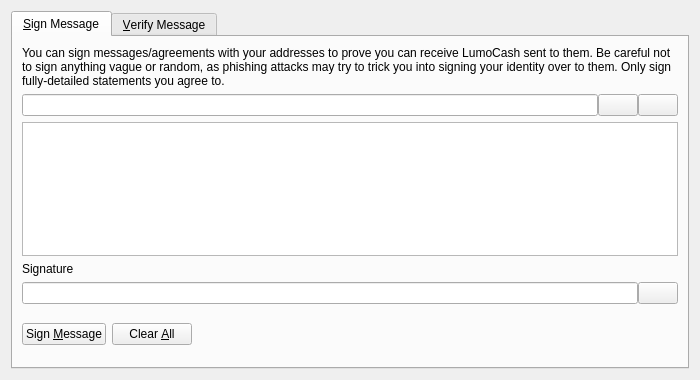
<?xml version="1.0" encoding="UTF-8"?>
<ui version="4.0">
 <class>SignVerifyMessageDialog</class>
 <widget class="QDialog" name="SignVerifyMessageDialog">
  <property name="geometry">
   <rect>
    <x>0</x>
    <y>0</y>
    <width>700</width>
    <height>380</height>
   </rect>
  </property>
  <property name="windowTitle">
   <string>Signatures - Sign / Verify a Message</string>
  </property>
  <property name="modal">
   <bool>true</bool>
  </property>
  <layout class="QVBoxLayout" name="verticalLayout">
   <item>
    <widget class="QTabWidget" name="tabWidget">
     <property name="currentIndex">
      <number>0</number>
     </property>
     <widget class="QWidget" name="tabSignMessage">
      <attribute name="title">
       <string>&amp;Sign Message</string>
      </attribute>
      <layout class="QVBoxLayout" name="verticalLayout_SM">
       <item>
        <widget class="QLabel" name="infoLabel_SM">
         <property name="text">
          <string>You can sign messages/agreements with your addresses to prove you can receive LumoCash sent to them. Be careful not to sign anything vague or random, as phishing attacks may try to trick you into signing your identity over to them. Only sign fully-detailed statements you agree to.</string>
         </property>
         <property name="textFormat">
          <enum>Qt::PlainText</enum>
         </property>
         <property name="wordWrap">
          <bool>true</bool>
         </property>
        </widget>
       </item>
       <item>
        <layout class="QHBoxLayout" name="horizontalLayout_1_SM">
         <property name="spacing">
          <number>0</number>
         </property>
         <item>
          <widget class="QValidatedLineEdit" name="addressIn_SM">
           <property name="toolTip">
            <string>The LumoCash address to sign the message with</string>
           </property>
          </widget>
         </item>
         <item>
          <widget class="QPushButton" name="addressBookButton_SM">
           <property name="toolTip">
            <string>Choose previously used address</string>
           </property>
           <property name="text">
            <string/>
           </property>
           <property name="shortcut">
            <string>Alt+A</string>
           </property>
           <property name="autoDefault">
            <bool>false</bool>
           </property>
          </widget>
         </item>
         <item>
          <widget class="QPushButton" name="pasteButton_SM">
           <property name="toolTip">
            <string>Paste address from clipboard</string>
           </property>
           <property name="text">
            <string/>
           </property>
           <property name="shortcut">
            <string>Alt+P</string>
           </property>
           <property name="autoDefault">
            <bool>false</bool>
           </property>
          </widget>
         </item>
        </layout>
       </item>
       <item>
        <widget class="QPlainTextEdit" name="messageIn_SM">
         <property name="toolTip">
          <string>Enter the message you want to sign here</string>
         </property>
        </widget>
       </item>
       <item>
        <widget class="QLabel" name="signatureLabel_SM">
         <property name="text">
          <string>Signature</string>
         </property>
         <property name="textFormat">
          <enum>Qt::PlainText</enum>
         </property>
        </widget>
       </item>
       <item>
        <layout class="QHBoxLayout" name="horizontalLayout_2_SM">
         <property name="spacing">
          <number>0</number>
         </property>
         <item>
          <widget class="QLineEdit" name="signatureOut_SM">
           <property name="font">
            <font>
             <italic>true</italic>
            </font>
           </property>
           <property name="readOnly">
            <bool>true</bool>
           </property>
          </widget>
         </item>
         <item>
          <widget class="QPushButton" name="copySignatureButton_SM">
           <property name="toolTip">
            <string>Copy the current signature to the system clipboard</string>
           </property>
           <property name="text">
            <string/>
           </property>
           <property name="autoDefault">
            <bool>false</bool>
           </property>
          </widget>
         </item>
        </layout>
       </item>
       <item>
        <layout class="QHBoxLayout" name="horizontalLayout_3_SM">
         <item>
          <widget class="QPushButton" name="signMessageButton_SM">
           <property name="toolTip">
            <string>Sign the message to prove you own this LumoCash address</string>
           </property>
           <property name="text">
            <string>Sign &amp;Message</string>
           </property>
           <property name="autoDefault">
            <bool>false</bool>
           </property>
          </widget>
         </item>
         <item>
          <widget class="QPushButton" name="clearButton_SM">
           <property name="toolTip">
            <string>Reset all sign message fields</string>
           </property>
           <property name="text">
            <string>Clear &amp;All</string>
           </property>
           <property name="autoDefault">
            <bool>false</bool>
           </property>
          </widget>
         </item>
         <item>
          <spacer name="horizontalSpacer_1_SM">
           <property name="orientation">
            <enum>Qt::Horizontal</enum>
           </property>
           <property name="sizeHint" stdset="0">
            <size>
             <width>40</width>
             <height>48</height>
            </size>
           </property>
          </spacer>
         </item>
         <item>
          <widget class="QLabel" name="statusLabel_SM">
           <property name="font">
            <font>
             <weight>75</weight>
             <bold>true</bold>
            </font>
           </property>
           <property name="text">
            <string/>
           </property>
           <property name="wordWrap">
            <bool>true</bool>
           </property>
          </widget>
         </item>
         <item>
          <spacer name="horizontalSpacer_2_SM">
           <property name="orientation">
            <enum>Qt::Horizontal</enum>
           </property>
           <property name="sizeHint" stdset="0">
            <size>
             <width>40</width>
             <height>48</height>
            </size>
           </property>
          </spacer>
         </item>
        </layout>
       </item>
      </layout>
     </widget>
     <widget class="QWidget" name="tabVerifyMessage">
      <attribute name="title">
       <string>&amp;Verify Message</string>
      </attribute>
      <layout class="QVBoxLayout" name="verticalLayout_VM">
       <item>
        <widget class="QLabel" name="infoLabel_VM">
         <property name="text">
          <string>Enter the receiver's address, message (ensure you copy line breaks, spaces, tabs, etc. exactly) and signature below to verify the message. Be careful not to read more into the signature than what is in the signed message itself, to avoid being tricked by a man-in-the-middle attack. Note that this only proves the signing party receives with the address, it cannot prove sendership of any transaction!</string>
         </property>
         <property name="textFormat">
          <enum>Qt::PlainText</enum>
         </property>
         <property name="alignment">
          <set>Qt::AlignLeading|Qt::AlignLeft|Qt::AlignTop</set>
         </property>
         <property name="wordWrap">
          <bool>true</bool>
         </property>
        </widget>
       </item>
       <item>
        <layout class="QHBoxLayout" name="horizontalLayout_1_VM">
         <property name="spacing">
          <number>0</number>
         </property>
         <item>
          <widget class="QValidatedLineEdit" name="addressIn_VM">
           <property name="toolTip">
            <string>The LumoCash address the message was signed with</string>
           </property>
          </widget>
         </item>
         <item>
          <widget class="QPushButton" name="addressBookButton_VM">
           <property name="toolTip">
            <string>Choose previously used address</string>
           </property>
           <property name="text">
            <string/>
           </property>
           <property name="shortcut">
            <string>Alt+A</string>
           </property>
           <property name="autoDefault">
            <bool>false</bool>
           </property>
          </widget>
         </item>
        </layout>
       </item>
       <item>
        <widget class="QPlainTextEdit" name="messageIn_VM"/>
       </item>
       <item>
        <widget class="QValidatedLineEdit" name="signatureIn_VM"/>
       </item>
       <item>
        <layout class="QHBoxLayout" name="horizontalLayout_2_VM">
         <item>
          <widget class="QPushButton" name="verifyMessageButton_VM">
           <property name="toolTip">
            <string>Verify the message to ensure it was signed with the specified LumoCash address</string>
           </property>
           <property name="text">
            <string>Verify &amp;Message</string>
           </property>
           <property name="autoDefault">
            <bool>false</bool>
           </property>
          </widget>
         </item>
         <item>
          <widget class="QPushButton" name="clearButton_VM">
           <property name="toolTip">
            <string>Reset all verify message fields</string>
           </property>
           <property name="text">
            <string>Clear &amp;All</string>
           </property>
           <property name="autoDefault">
            <bool>false</bool>
           </property>
          </widget>
         </item>
         <item>
          <spacer name="horizontalSpacer_1_VM">
           <property name="orientation">
            <enum>Qt::Horizontal</enum>
           </property>
           <property name="sizeHint" stdset="0">
            <size>
             <width>40</width>
             <height>48</height>
            </size>
           </property>
          </spacer>
         </item>
         <item>
          <widget class="QLabel" name="statusLabel_VM">
           <property name="font">
            <font>
             <weight>75</weight>
             <bold>true</bold>
            </font>
           </property>
           <property name="text">
            <string/>
           </property>
           <property name="wordWrap">
            <bool>true</bool>
           </property>
          </widget>
         </item>
         <item>
          <spacer name="horizontalSpacer_2_VM">
           <property name="orientation">
            <enum>Qt::Horizontal</enum>
           </property>
           <property name="sizeHint" stdset="0">
            <size>
             <width>40</width>
             <height>48</height>
            </size>
           </property>
          </spacer>
         </item>
        </layout>
       </item>
      </layout>
     </widget>
    </widget>
   </item>
  </layout>
 </widget>
 <customwidgets>
  <customwidget>
   <class>QValidatedLineEdit</class>
   <extends>QLineEdit</extends>
   <header>qvalidatedlineedit.h</header>
  </customwidget>
 </customwidgets>
 <resources>
  <include location="../lumocash.qrc"/>
 </resources>
 <connections/>
</ui>
